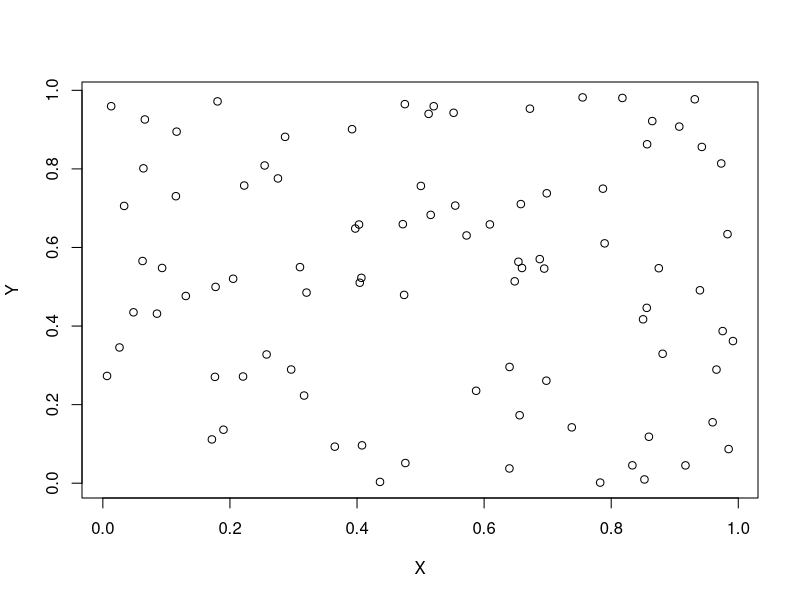

Reproduce this figure in R.
## ---- chunk 1
knitr::opts_chunk$set(echo = TRUE)
library(knitr)
library(xtable)
## ---- chunk 2
N= rpois(1,90)
X= runif(N)
Y= runif(N)
dat= data.frame(X,Y)
## ---- chunk 3
x=summary(dat)
t=xtable(x, caption = "Estadísticos descriptivos", digits = 2)
print(xtable(x, caption = "Estadísticos descriptivos", digits = 2), 
      table.placement = "h!", caption.placement = "top")
## ---- chunk 4
plot(X,Y) 
